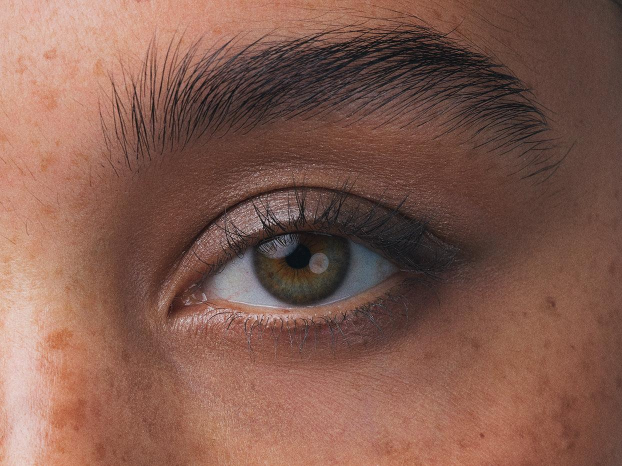
#> input picture jaundice_dataset/healthy_eye/healthy_0.jpg, 1244 x 932 px, given in place of healthy_50.jpg, which was not available (shown at 1/2 size)
$ python generate_fixtures.py
#> lines starting #> are read from the running program, lines starting #| are printed output that depends on the picture; pictures that were not available may be replaced by others from this repository, and a replacement may not be noted
"""Generate tests/fixtures/ sample images for the eye-gate test suite.

Real eye cases are derived from the training dataset (jaundice_dataset/);
non-eye cases are synthesized so the fixtures are self-contained.
Run from the repo root:  python tests/fixtures/generate_fixtures.py
"""

import os
import shutil
import sys

import numpy as np
from PIL import Image, ImageDraw, ImageFilter, ImageFont

ROOT = os.path.dirname(os.path.dirname(os.path.dirname(os.path.abspath(__file__))))
FIXTURES = os.path.join(os.path.dirname(os.path.abspath(__file__)))
DATASET = os.path.join(os.path.dirname(ROOT), "jaundice_dataset")
SIZE = (400, 400)

os.makedirs(FIXTURES, exist_ok=True)


def copy_case(name, src_path, transform=None):
#> called with name = 'eye_light.jpg'
    im = Image.open(src_path).convert("RGB")
#> im is the input picture: PIL image 1244x932 RGB; mean R, G, B 131.2, 92.2, 79.5
    if transform:
        im = transform(im)
    im = im.resize(SIZE)
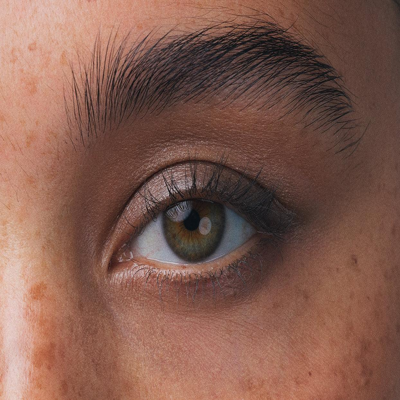
#> im: PIL image 400x400 RGB; mean R, G, B 131.2, 92.2, 79.5
#> call 2 of copy_case, with name = 'eye_dark.jpg'
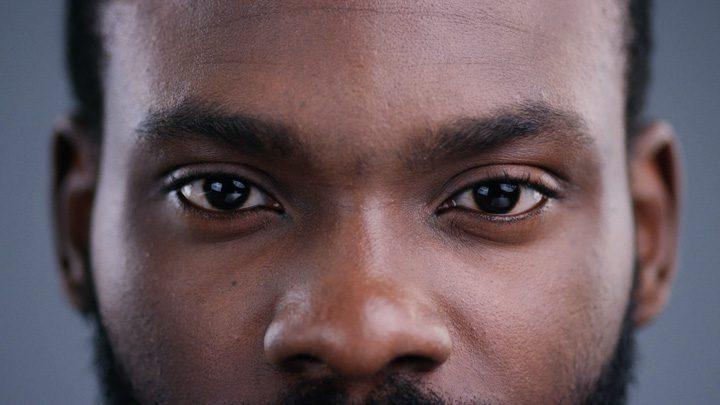
#> input picture jaundice_dataset/healthy_eye/healthy_10.jpg, 720 x 405 px, given in place of healthy_133.jpg, which was not available
#> in copy_case, im is the input picture: PIL image 720x405 RGB; mean R, G, B 106.7, 88.8, 94.1
#> in copy_case (call 2), `im = im.resize(SIZE)`:
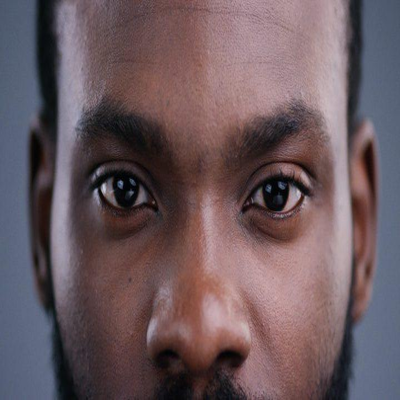
#> im: PIL image 400x400 RGB; mean R, G, B 106.7, 88.8, 94.1
#> call 3 of copy_case, with name = 'eye_dark.jpg'
#> in copy_case (call 3), `im = transform(im)`:
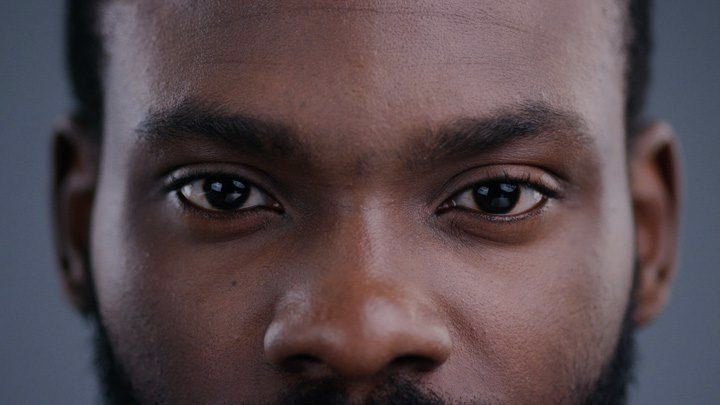
#> im: PIL image 720x405 RGB; mean R, G, B 87.5, 72.8, 77.1
#> in copy_case (call 3), `im = im.resize(SIZE)`:
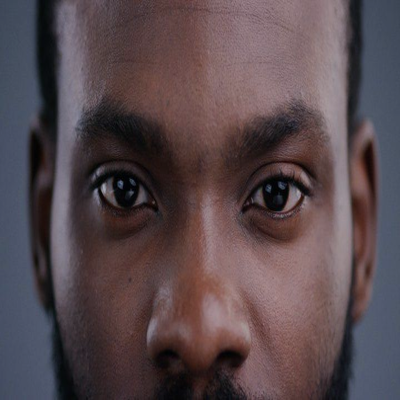
#> im: PIL image 400x400 RGB; mean R, G, B 87.5, 72.8, 77.1
    out = os.path.join(FIXTURES, name)
    im.save(out, quality=90)
    print("wrote", name)


def pick_healthy(index):
    return os.path.join(DATASET, "healthy_eye", f"healthy_{index}.jpg")


def pick_jaundice(index):
    return os.path.join(DATASET, "jaundice_eye", f"jaundice_{index}.jpg")


# --- 1-5: genuine close-up eye photos (single or slightly-processed) ---
copy_case("eye_light.jpg", pick_healthy(50))
copy_case("eye_dark.jpg", pick_healthy(133))  # bucketed separately via warm/dark grade
g = lambda im: im.point(lambda p: p * 0.82)  # noqa: E731  darker-skin grade
copy_case("eye_dark.jpg", pick_healthy(133), g)
copy_case("eye_jaundice.jpg", pick_jaundice(142))
copy_case("eye_imperfect.jpg", pick_healthy(98), lambda im: im.filter(ImageFilter.GaussianBlur(2)))
#> (the run stopped early here; a loop or call above may not have finished)
